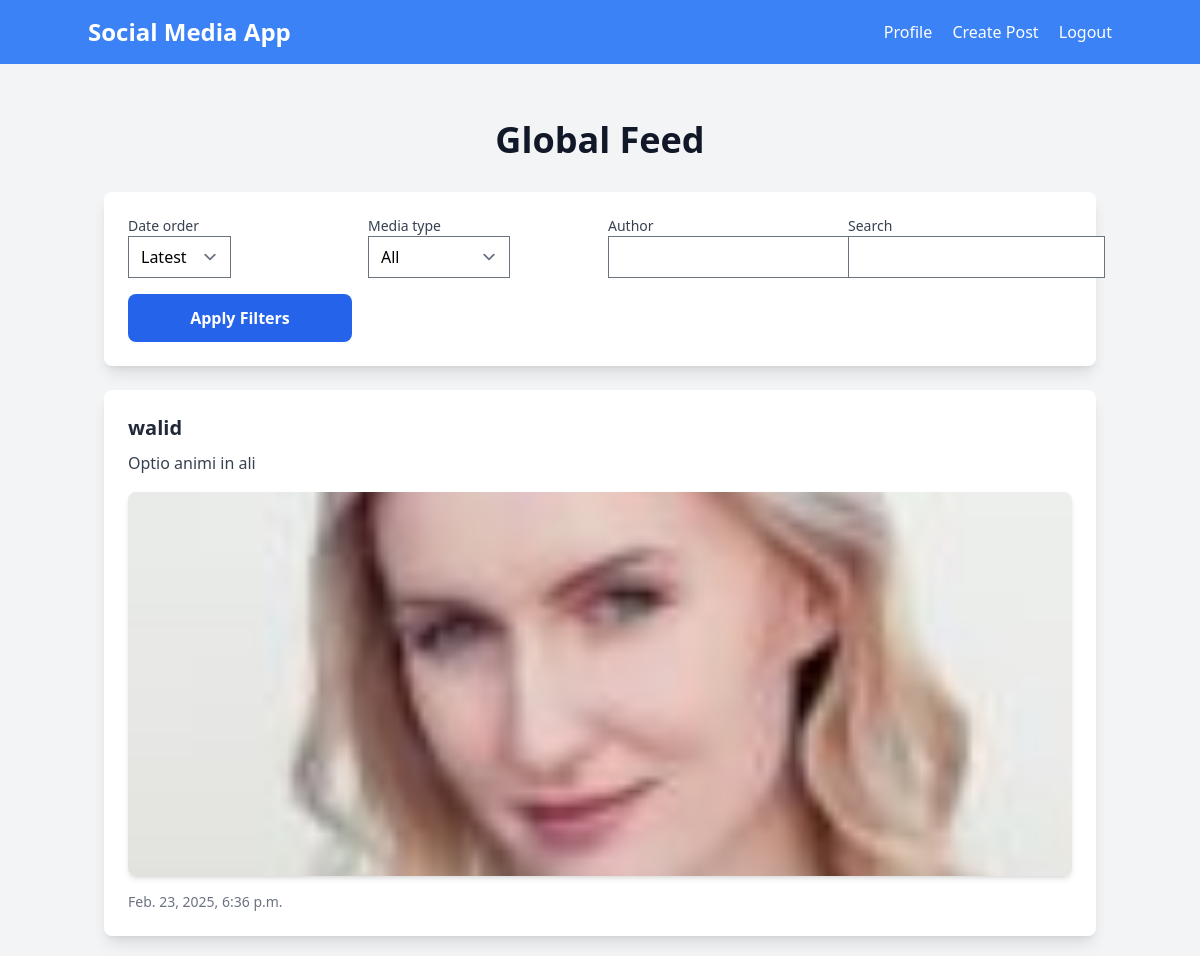
The app's page / (signed in, upper part), older data.
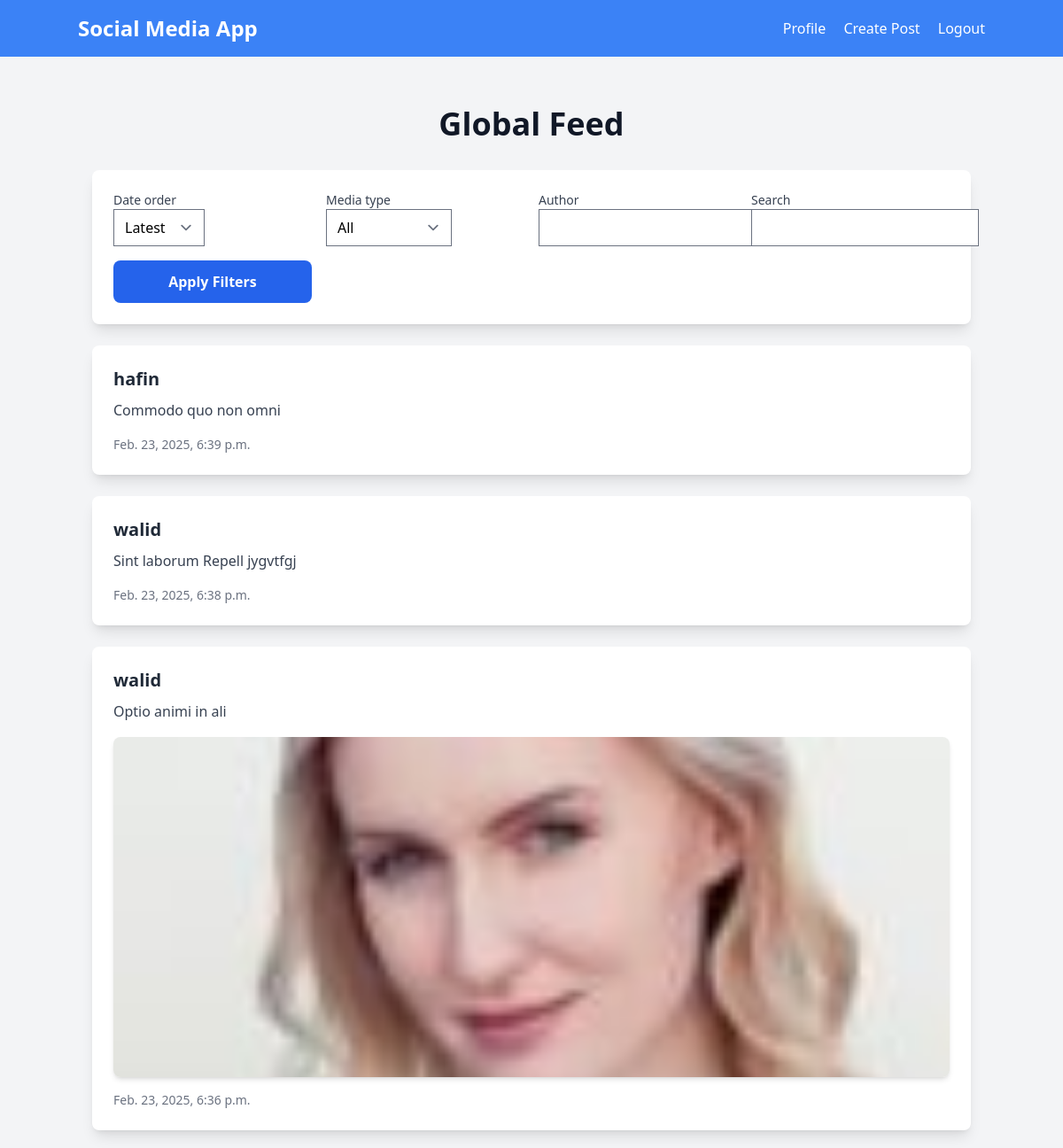
The same page, newer data.
### posts/models.py (models this page shows, shortened)
class Post(models.Model):
    user = models.ForeignKey(User, on_delete=models.CASCADE)
    content = models.TextField()
    image = models.ImageField(upload_to='post_images/', blank=True, null=True)
    created_at = models.DateTimeField(auto_now_add=True)
    updated_at = models.DateTimeField(auto_now=True)

### posts/views.py (the view)
# urls.py: 2. Add a URL to urlpatterns:  path('', views.home, name='home')
@login_required
def home(request):
    posts = Post.objects.all()
    form = PostFilterForm(request.GET)
    if form.is_valid():
        date_order = form.cleaned_data['date_order']
        media_type = form.cleaned_data['media_type']
        author = form.cleaned_data['author']
        search = form.cleaned_data['search']
        if date_order == 'oldest':
            posts = posts.order_by('created_at')
        else:
            posts = posts.order_by('-created_at')
        if media_type == 'text':
            posts = posts.filter(image='')
        elif media_type == 'image':
            posts = posts.exclude(image='')
        if author:
            posts = posts.filter(user__username__icontains=author)
        if search:
            posts = posts.filter(Q(content__icontains=search) | Q(user__username__icontains=search))
    context = {
        'posts': posts,
        'form': form,
    }
    return render(request, 'posts/home.html', context)

### posts/forms.py
class PostFilterForm(forms.Form):
    date_order = forms.ChoiceField(choices=[('latest', 'Latest'), ('oldest', 'Oldest')], required=False)
    media_type = forms.ChoiceField(choices=[('all', 'All'), ('text', 'Text Only'), ('image', 'With Image')], required=False)
    author = forms.CharField(required=False)
    search = forms.CharField(required=False)

### posts/templates/posts/home.html
{% extends 'base.html' %}
{% block content %}
<div class="container mx-auto px-4 py-6">
    <h1 class="text-4xl font-extrabold text-gray-900 mb-8 text-center">Global Feed</h1>
    <div class="bg-white shadow-lg rounded-lg p-6 mb-6">
        <form method="get" class="grid grid-cols-1 md:grid-cols-4 gap-4 items-end">
            {% for field in form %}
                <div>
                    <label class="block text-sm font-medium text-gray-700">{{ field.label }}</label>
                    {{ field }}
                </div>
            {% endfor %}
            <button type="submit" class="bg-blue-600 hover:bg-blue-700 text-white font-bold py-3 px-6 rounded-lg transition duration-300 w-full">
                Apply Filters
            </button>
        </form>
    </div>
    {% for post in posts %}
        <div class="bg-white shadow-lg rounded-lg p-6 mb-6 hover:shadow-xl transition duration-300">
            <p class="text-xl font-semibold text-gray-800">{{ post.user.username }}</p>
            <p class="text-gray-700 mt-2 leading-relaxed">{{ post.content }}</p>
            {% if post.image %}
                <div class="mt-4">
                    <img src="{{ post.image.url }}" alt="Post image" class="rounded-lg w-full max-h-96 object-cover shadow-md">
                </div>
            {% endif %}
            <p class="text-sm text-gray-500 mt-4">{{ post.created_at }}</p>
        </div>
    {% empty %}
        <div class="text-center text-gray-500 text-lg">
            <p>No posts found.</p>
        </div>
    {% endfor %}
</div>
{% endblock %}

Row changes from the older to the newer data that the page shows:
added Post: user.username "hafin", content "Commodo quo non omni", created_at "Feb. 23, 2025, 6:39 p.m."
added Post: user.username "walid", content "Sint laborum Repell jygvtfgj", created_at "Feb. 23, 2025, 6:38 p.m."
